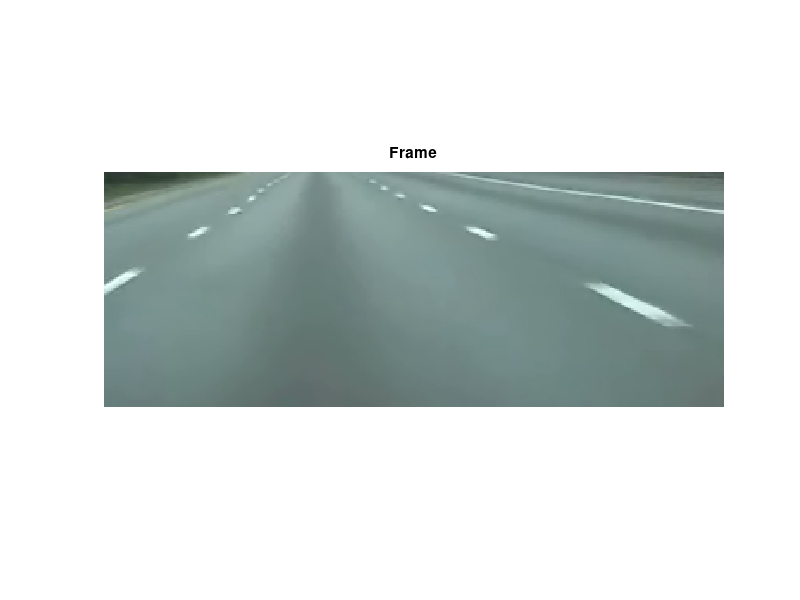

This figure's MATLAB source:
% Copyright 2015-2016 The MathWorks, Inc.
%%
close all
clear
clc
%% Load example video frame
load laneFrame.mat
figure(1)
imshow(frame)
title('Frame')

%% Preprocess
% Threshold the image

% Apply a skeleton morphology to get the thinnest lines


%% Detect Lines
% Perform Hough Transform


% Identify Peaks in Hough Transform


% Extract lines from hough transform and peaks


%% View results
% Overlay lines


% View image
